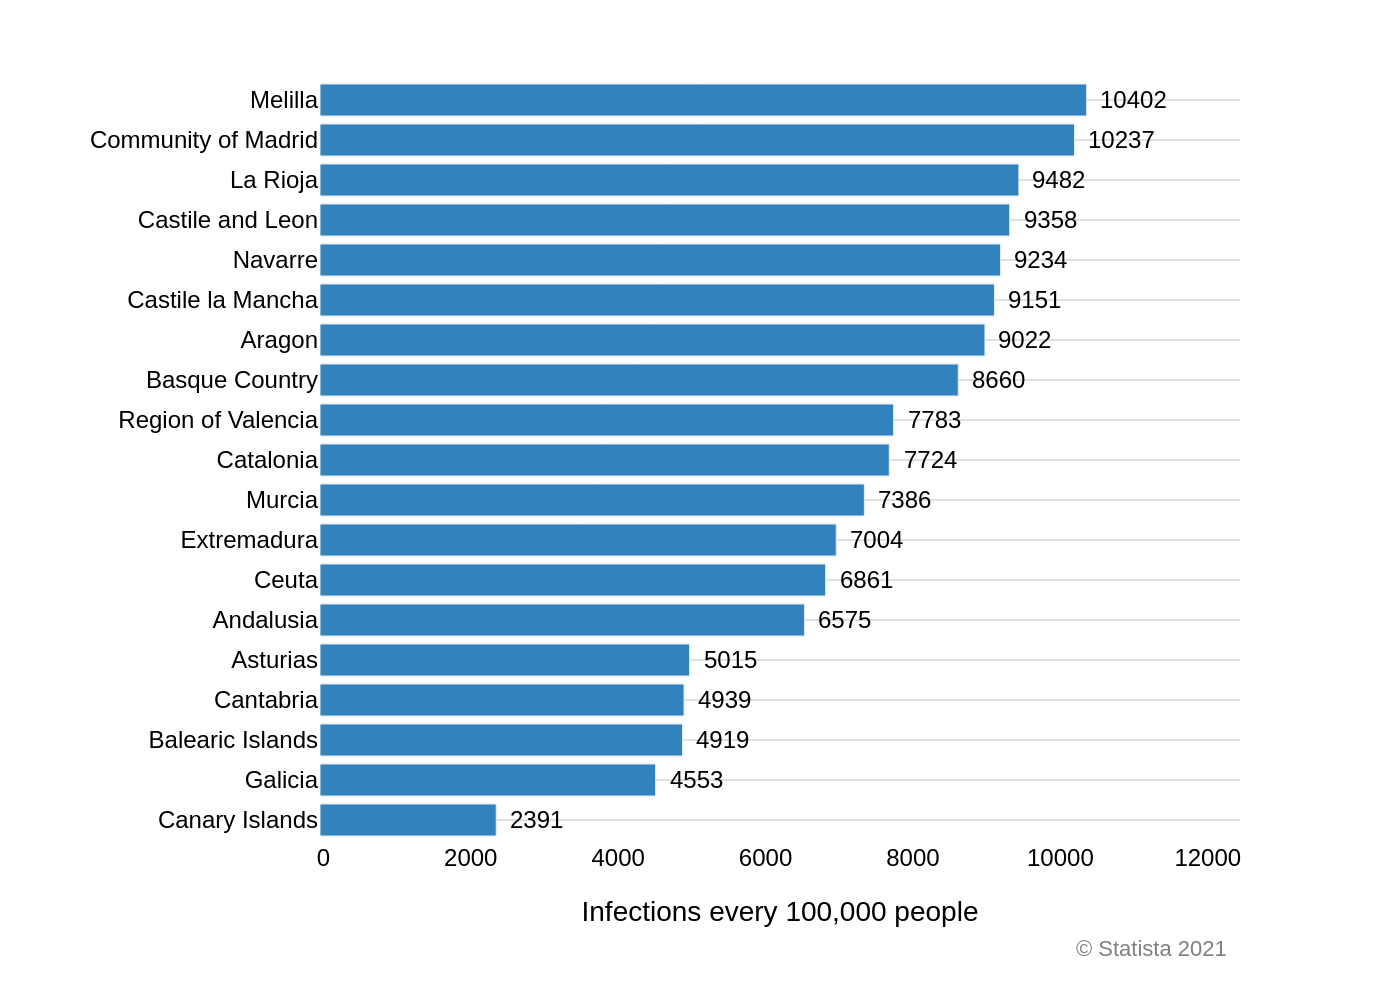

Reproduce this figure in Python.
import sys
import json
import os
import plotly.graph_objects as go

if len(sys.argv) != 2:
    print("Usage: python create_chart.py <path_to_json_file>")
    sys.exit(1)

json_path = sys.argv[1]

try:
    with open(json_path, 'r', encoding='utf-8') as f:
        chart_info = json.load(f)
except FileNotFoundError:
    print(f"Error: File not found at {json_path}")
    sys.exit(1)
except json.JSONDecodeError:
    print(f"Error: Invalid JSON format in {json_path}")
    sys.exit(1)

chart_data = chart_info['chart_data']
texts = chart_info['texts']
colors = chart_info['colors']

categories = [item['category'] for item in chart_data]
values = [item['value'] for item in chart_data]

# Reverse data to display from top to bottom as in the original image
categories.reverse()
values.reverse()

fig = go.Figure()

fig.add_trace(go.Bar(
    y=categories,
    x=values,
    orientation='h',
    marker=dict(color=colors[0]),
    hoverinfo='none'
))

# Add data labels as annotations for precise placement
annotations = []
for i in range(len(categories)):
    annotations.append(
        dict(
            x=values[i],
            y=categories[i],
            text=str(values[i]),
            font=dict(family="Arial", size=12, color='black'),
            showarrow=False,
            xanchor='left',
            xshift=5,
            yanchor='middle'
        )
    )

# Combine main title and subtitle
title_text = texts.get('title')
subtitle_text = texts.get('subtitle')
full_title = ""
if title_text:
    full_title += title_text
if subtitle_text:
    full_title += f"<br><sub>{subtitle_text}</sub>"

# Add source text as a layout annotation
source_text = texts.get('source')
if source_text:
    annotations.append(
        dict(
            xref='paper', yref='paper',
            x=0.99, y=-0.12,
            xanchor='right', yanchor='top',
            text=source_text,
            showarrow=False,
            font=dict(family="Arial", size=11, color='grey')
        )
    )

fig.update_layout(
    title_text=full_title if full_title else None,
    xaxis_title_text=texts.get('xaxis_title'),
    yaxis_title_text=texts.get('yaxis_title'),
    font=dict(family="Arial", size=12, color='black'),
    plot_bgcolor='white',
    showlegend=False,
    margin=dict(l=160, r=80, t=40, b=80),
    xaxis=dict(
        showgrid=False,
        tickformat=' ',  # Use space as thousands separator
        range=[0, max(values) * 1.2]  # Auto-adjust range to fit labels
    ),
    yaxis=dict(
        showgrid=True,
        gridcolor='#e0e0e0',
        gridwidth=1
    ),
    annotations=annotations
)

base_name = os.path.splitext(os.path.basename(json_path))[0]
output_filename = f"{base_name}.png"
fig.write_image(output_filename, scale=2)

print(f"Chart saved to {output_filename}")
